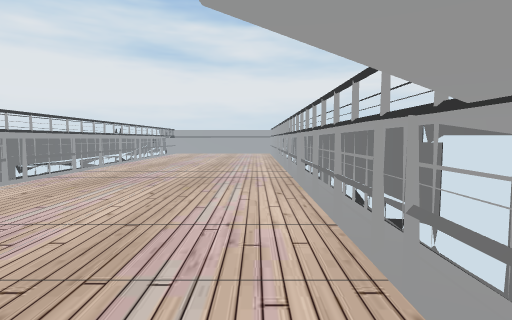
[1] (above)

12 first-person views from a walk through a scene from a Unity 3-D project. The camera is 1.5 m above the floor, tilts 4° down and sees 80° across. The floor is counted in squares, 1 m on a side. Each view is taken from the middle of a square. On the plan, view 1 faces up. The plan holds only what a view shows up to about 15 squares ahead; the rest is blank. The place goes on beyond the plan. The player is left out. Some animated figures are not drawn. Some surface patterns are stand-ins.

[2]
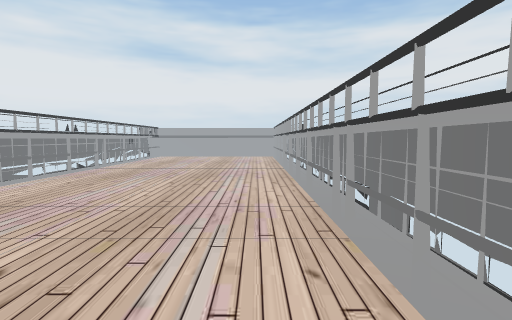

[3]
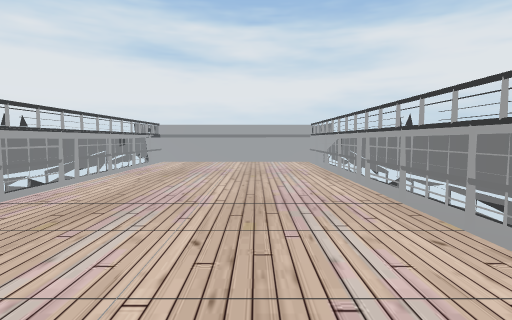

[4]
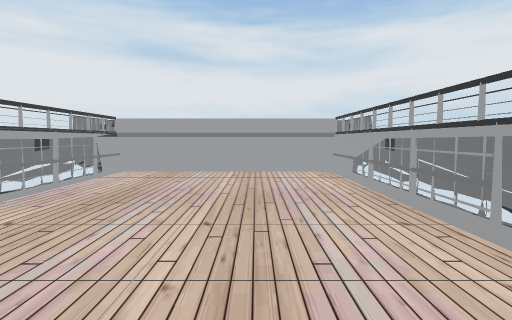

[5]
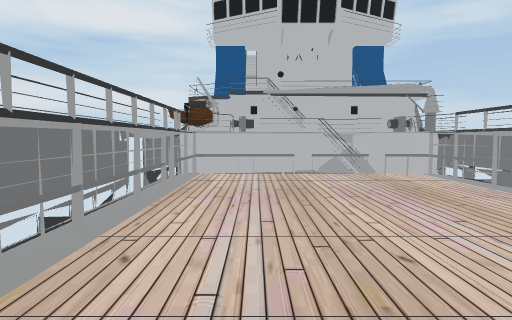

[6]
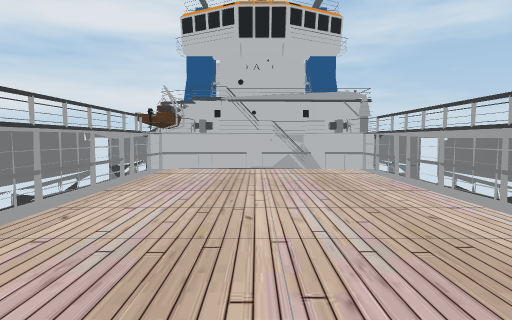

[7]
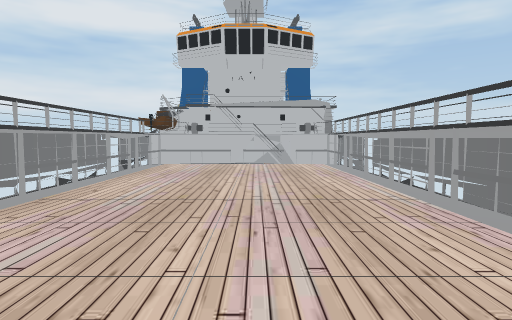

[8]
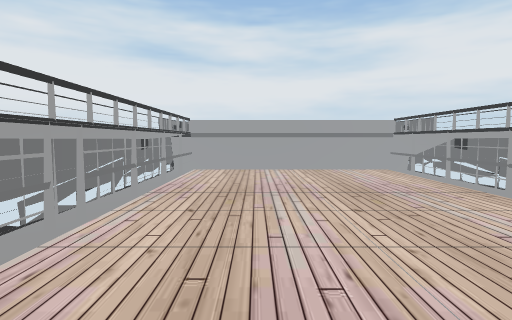

[9]
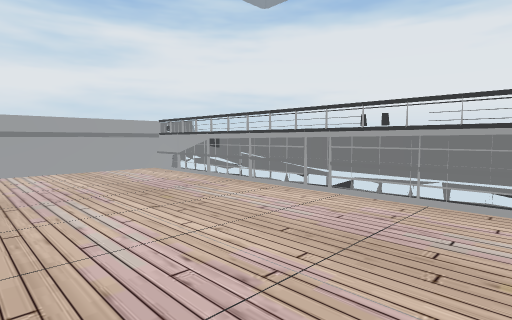

[10]
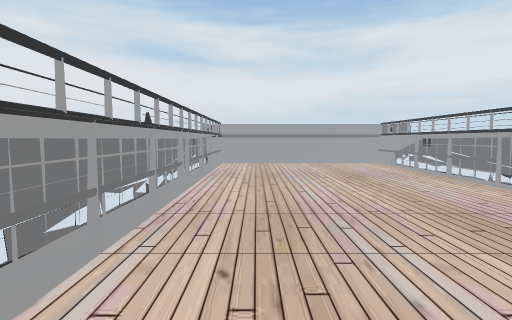

[11]
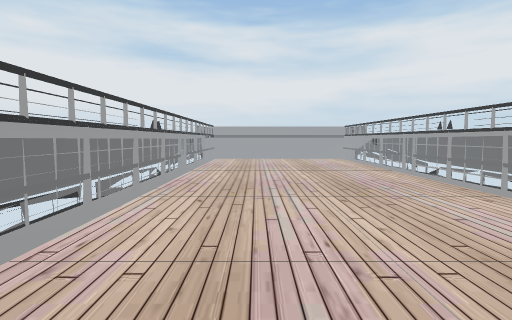

[12]
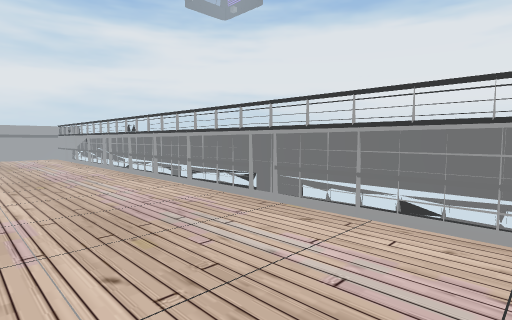

### Floor plan
Points are (right, up) in squares from view 1. A wall is a line through its corners. A room is listed if a view was taken in it or the views show most of it. See-through windows are left out.
Room 1 (views 1, 2, 3, 4, 5, 6, 7, 8, 9, 10, 11, 12)
walls: (-8.1, 20.6) (-8.1, 10.6); (1.5, 10.7) (1.5, 30.6); (-8.1, 9.9) (-8.1, 3.7); (-9, 24) (-9, 17.9); (2.4, 4.9) (2.4, 30.4); (1.4, 3.7) (1.5, 9.8); (-8.1, 3) (-8.1, -0.4); (1.9, 30.4) (-9, 30.4); (-8.1, 30.6) (-8.1, 21.4); (2.1, 30.6) (-9, 30.5); (1.4, -0.4) (1.4, 3); (-9, -1.2) (2, -1.2)
low walls: (2.5, 30.7) (-9, 30.7); (-2.7, -0.4) (1.4, -0.4); (-5.7, -0.4) (-3.3, -0.4); (-8.1, -0.4) (-6.3, -0.4)

Where each view was taken, in squares from view 1:
view 1: 0 up, 0 right, facing up
view 2: 5 up, 0 right, facing up
view 3: 11 up, 2 left, facing up
view 4: 17 up, 2 left, facing up
view 5: 12 up, 1 left, facing down
view 6: 14 up, 3 left, facing down
view 7: 17 up, 4 left, facing down
view 8: 16 up, 5 left, facing up
view 9: 16 up, 6 left, facing up-right
view 10: 12 up, 6 left, facing up
view 11: 8 up, 5 left, facing up
view 12: 5 up, 4 left, facing up-right
